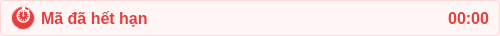
<?xml version="1.0" encoding="UTF-8"?>
<ui version="4.0">
 <class>OtpExpiredTimerFrame</class>
 <widget class="QFrame" name="OtpExpiredTimerFrame">
  <property name="geometry">
   <rect>
    <x>0</x>
    <y>0</y>
    <width>500</width>
    <height>36</height>
   </rect>
  </property>
  <property name="minimumSize">
   <size>
    <width>0</width>
    <height>36</height>
   </size>
  </property>
  <property name="maximumSize">
   <size>
    <width>16777215</width>
    <height>36</height>
   </size>
  </property>
  <property name="styleSheet">
   <string notr="true">background-color: #FFF5F5;
border: 1px solid #FED7D7;
border-radius: 4px;</string>
  </property>
  <property name="frameShape">
   <enum>QFrame::StyledPanel</enum>
  </property>
  <property name="frameShadow">
   <enum>QFrame::Raised</enum>
  </property>
  <property name="class" stdset="0">
   <string>statusError</string>
  </property>
  <layout class="QHBoxLayout" name="horizontalLayout">
   <property name="leftMargin">
    <number>10</number>
   </property>
   <property name="topMargin">
    <number>0</number>
   </property>
   <property name="rightMargin">
    <number>10</number>
   </property>
   <property name="bottomMargin">
    <number>0</number>
   </property>
   <item>
    <widget class="QLabel" name="timerIconLabel">
     <property name="minimumSize">
      <size>
       <width>24</width>
       <height>24</height>
      </size>
     </property>
     <property name="maximumSize">
      <size>
       <width>24</width>
       <height>24</height>
      </size>
     </property>
     <property name="styleSheet">
      <string notr="true">background-color: #E53E3E;
color: white;
border-radius: 12px;
font-size: 14px;
font-weight: bold;</string>
     </property>
     <property name="text">
      <string>⏱</string>
     </property>
     <property name="alignment">
      <set>Qt::AlignCenter</set>
     </property>
    </widget>
   </item>
   <item>
    <widget class="QLabel" name="timerLabel">
     <property name="styleSheet">
      <string notr="true">background-color: transparent;
color: #E53E3E;
font-weight: bold;
font-size: 16px;
border: none;</string>
     </property>
     <property name="text">
      <string>Mã đã hết hạn</string>
     </property>
     <property name="class" stdset="0">
      <string>timerLabel</string>
     </property>
    </widget>
   </item>
   <item>
    <spacer name="horizontalSpacer">
     <property name="orientation">
      <enum>Qt::Horizontal</enum>
     </property>
     <property name="sizeHint" stdset="0">
      <size>
       <width>40</width>
       <height>20</height>
      </size>
     </property>
    </spacer>
   </item>
   <item>
    <widget class="QLabel" name="timeLeftLabel">
     <property name="styleSheet">
      <string notr="true">background-color: transparent;
color: #E53E3E;
font-weight: bold;
font-size: 16px;
border: none;</string>
     </property>
     <property name="text">
      <string>00:00</string>
     </property>
     <property name="alignment">
      <set>Qt::AlignRight|Qt::AlignTrailing|Qt::AlignVCenter</set>
     </property>
     <property name="class" stdset="0">
      <string>timerLabel</string>
     </property>
    </widget>
   </item>
  </layout>
 </widget>
 <resources/>
 <connections/>
</ui>
